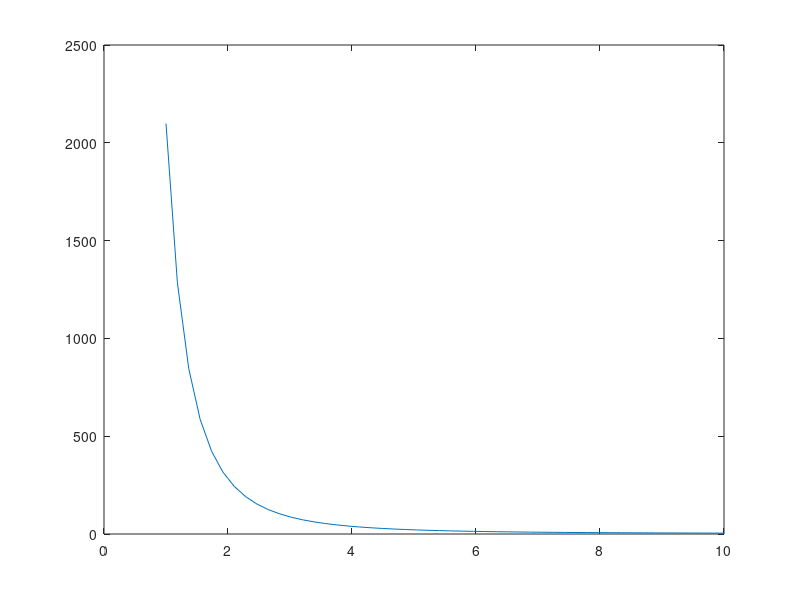
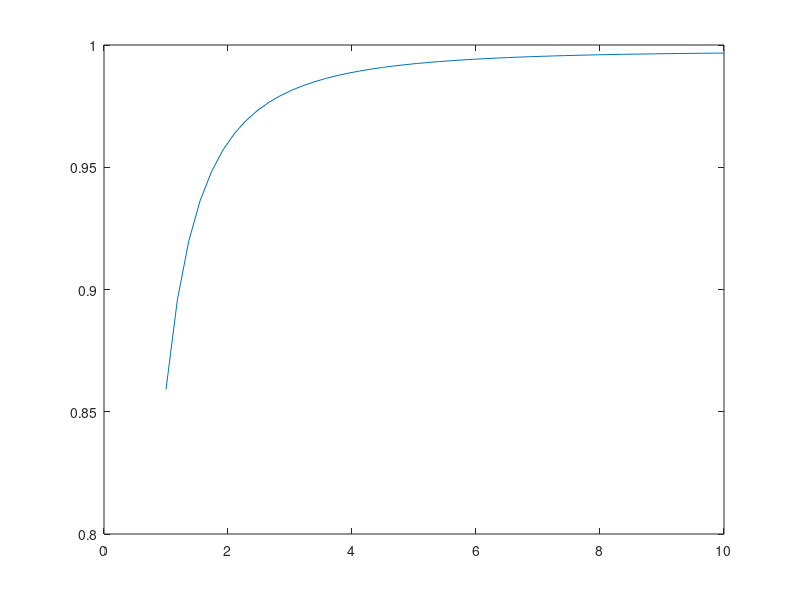

MATLAB code to generate these figures, in order: (Note: this script raises an error after producing the figures.)

close all;
clear;
clc;

a=2096.3;
b=2.9123;
c=2;

R_um=linspace(1,10,50);

alpha_db_cm=a.*(R_um).^(-b)+c;
a_onetrip=10.^(-(alpha_db_cm.*2.*pi.*R_um.*0.0001/20));
figure(2)
plot(R_um,alpha_db_cm);
figure(5)
plot(R_um,a_onetrip);


% load D:/20230203_a_r_gap_L_mapping/test_ha.mat;
load D:/20230203_a_r_gap_L_mapping/test_ha.mat;


gap = lum.x0';
gap =gap*1000000000;
ne = lum.y0';
no = lum.y1';
startpoint=[0.12 0.012];
[ae,be,ao,bo]=coupler_fitting(gap, ne,no,startpoint);
R=3000;
d=50;
width=400;
xe=be*(R+width/2)
xo=bo*(R+width/2)
kappa=sin(pi/1304.58*((ae/be)*exp(-be*d)*B(xe)+(ao/bo)*exp(-bo*d)*B(xo)))

dd=linspace(50,400,1000)';
kk=zeros(1000,1);
for i=1:1:1000

kk(i)=sin(pi/1304.58*((ae/be)*exp(-be*dd(i))*B(xe)+(ao/bo)*exp(-bo*dd(i))*B(xo)));
end
tt=sqrt(1-kk.^2);
figure(4)
plot(dd,kk,dd,tt)



